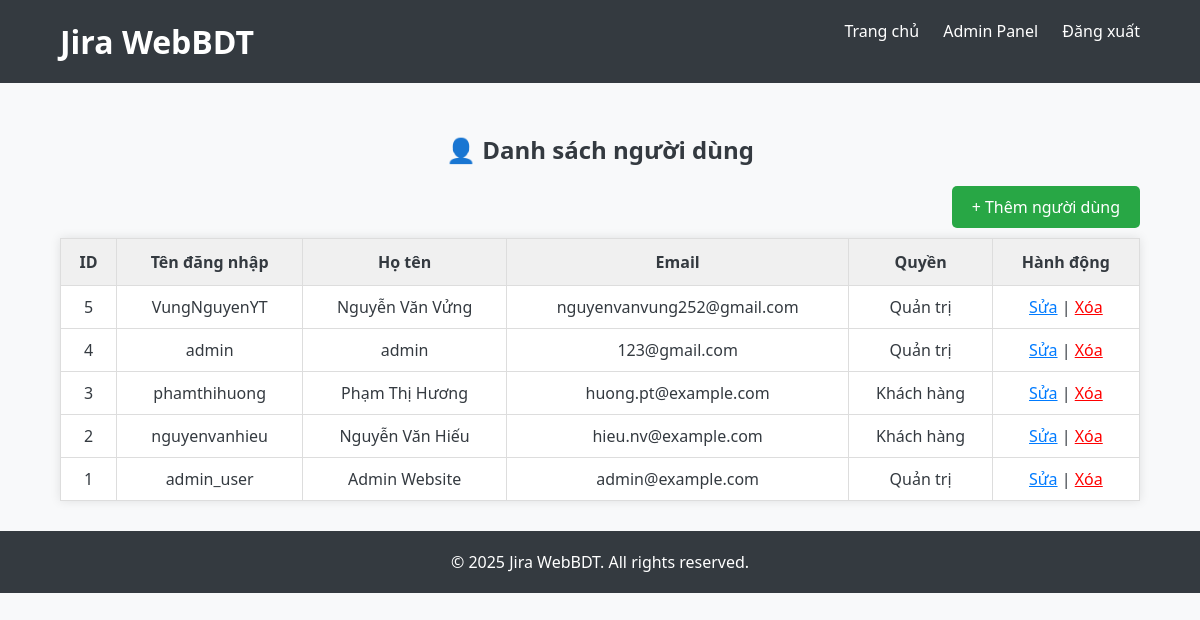
The page /admin/manage_users.php (signed in) on the database as committed earlier.
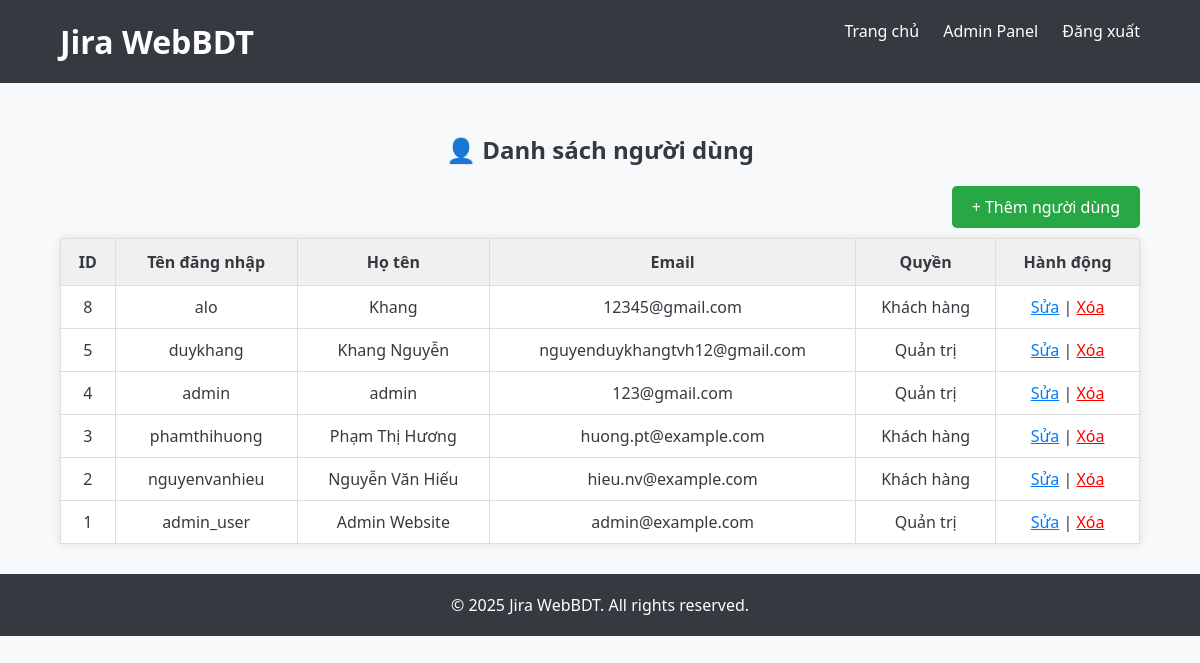
The same page on the database as committed later.
### tables this page shows
CREATE TABLE `users` (
  `id` int(11) NOT NULL,
  `username` varchar(50) NOT NULL,
  `password` varchar(255) NOT NULL,
  `email` varchar(100) DEFAULT NULL,
  `full_name` varchar(100) DEFAULT NULL,
  `phone_number` varchar(20) DEFAULT NULL,
  `address` mediumtext DEFAULT NULL,
  `role` enum('admin','customer') DEFAULT 'customer',
  `created_at` datetime DEFAULT current_timestamp(),
  `updated_at` datetime DEFAULT current_timestamp() ON UPDATE current_timestamp()
);

### admin/manage_users.php (the view, shortened to what this page needs)
<?php
require_once '../includes/db.php';
$sql = "SELECT * FROM users ORDER BY id DESC";
$result = $conn->query($sql);
?>
<!DOCTYPE html>
<html lang="vi">
<head>
</head>
<body style="font-family: 'Segoe UI', Tahoma, sans-serif; margin: 0; background-color: #f8f9fa; color: #343a40;">
    <header style="background-color: #343a40; color: white; padding: 20px 0;">
        <div style="width: 90%; max-width: 1200px; margin: auto;">
            <h1 style="float: left; margin: 0;"><a href="../index.php" style="color: white; text-decoration: none;">Jira
                    WebBDT</a></h1>
            <nav style="float: right;">
                <ul style="list-style: none; margin: 0; padding: 0;">
                    <li style="display: inline-block; margin-left: 20px;"><a href="../index.php"
                            style="color: white; text-decoration: none;">Trang chủ</a></li>
                    <li style="display: inline-block; margin-left: 20px;"><a href="index.php"
                            style="color: white; text-decoration: none;">Admin Panel</a></li>
                    <li style="display: inline-block; margin-left: 20px;"><a href="../logout.php"
                            style="color: white; text-decoration: none;">Đăng xuất</a></li>
                </ul>
            </nav>
        </div>
    </header>
    <main style="padding: 30px 0;">
        <div style="width: 90%; max-width: 1200px; margin: auto;">
            <h2 style="text-align: center; margin-bottom: 30px;">👤 Danh sách người dùng</h2>
            <div style="text-align: right; margin-bottom: 20px;">
                <a href="add_user.php"
                    style="padding: 10px 20px; background-color: #28a745; color: white; text-decoration: none; border-radius: 5px;">+
                    Thêm người dùng</a>
            </div>
            <table
                style="width: 100%; border-collapse: collapse; background-color: white; box-shadow: 0 0 10px rgba(0,0,0,0.1);">
                <thead style="background-color: #f0f0f0;">
                    <tr>
                        <th style="padding: 12px; border: 1px solid #ddd;">ID</th>
                        <th style="padding: 12px; border: 1px solid #ddd;">Tên đăng nhập</th>
                        <th style="padding: 12px; border: 1px solid #ddd;">Họ tên</th>
                        <th style="padding: 12px; border: 1px solid #ddd;">Email</th>
                        <th style="padding: 12px; border: 1px solid #ddd;">Quyền</th>
                        <th style="padding: 12px; border: 1px solid #ddd;">Hành động</th>
                    </tr>
                </thead>
                <tbody>
                    <?php if ($result->num_rows > 0): ?>
                        <?php while ($user = $result->fetch_assoc()): ?>
                            <tr style="text-align: center;">
                                <td style="padding: 10px; border: 1px solid #ddd;"><?php echo $user['id']; ?></td>
                                <td style="padding: 10px; border: 1px solid #ddd;">
                                    <?php echo htmlspecialchars($user['username']); ?></td>
                                <td style="padding: 10px; border: 1px solid #ddd;">
                                    <?php echo htmlspecialchars($user['full_name']); ?></td>
                                <td style="padding: 10px; border: 1px solid #ddd;">
                                    <?php echo htmlspecialchars($user['email']); ?></td>
                                <td style="padding: 10px; border: 1px solid #ddd;">
                                    <?php echo $user['role'] === 'admin' ? 'Quản trị' : 'Khách hàng'; ?></td>
                                <td style="padding: 10px; border: 1px solid #ddd;">
                                    <a href="edit_user.php?id=<?php echo $user['id']; ?>" style="color: #007bff;">Sửa</a> |
                                    <a href="delete_user.php?id=<?php echo $user['id']; ?>"
                                        onclick="return confirm('Bạn có chắc chắn muốn xóa người dùng này?')"
                                        style="color: red;">Xóa</a>
                                </td>
                            </tr>
                        <?php endwhile; ?>
                    <?php endif; ?>
                </tbody>
            </table>
        </div>
    </main>
    <footer style="background-color: #343a40; color: white; text-align: center; padding: 20px 0;">
        <p style="margin: 0;">© <?php echo date('Y'); ?> Jira WebBDT. All rights reserved.</p>
    </footer>
</body>
</html>

Rows that differ between the two databases and show on the page:
added users: id "8", username "alo", full_name "Khang", email "12345@gmail.com", role "Khách hàng"
changed users id 5: username "VungNguyenYT" → "duykhang"; full_name "Nguyễn Văn Vửng" → "Khang Nguyễn"; email "nguyenvanvung252@gmail.com" → "nguyenduykhangtvh12@gmail.com"
